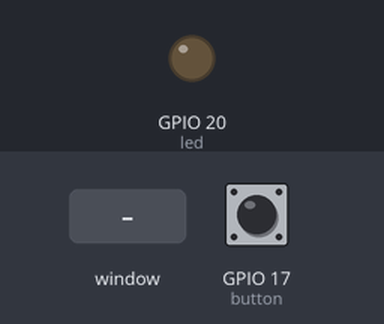
The program below on a simulated Raspberry Pi (BCM pin numbers). Shown: output pins drawn as LEDs (lit = HIGH). Inputs (shaded band) come from the test bench; at power-on: GPIO 17 (button) HIGH. The desktop window is not drawn, its controls go by their first labels and the mouse button is held 0.15 s; threads take turns every 2 ms.

Above: at 1.2 s.
1.3 s: control labelled "Get Morse" in the window clicked
2.8 s: GPIO 17 (button) pulled LOW for 0.15 s
At 2.87 s:
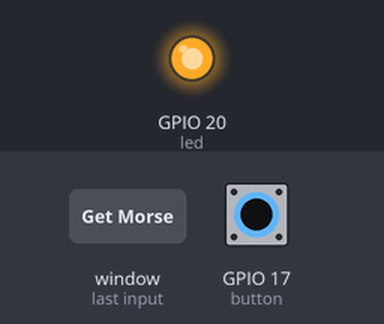
4.4 s: GPIO 17 (button) pulled LOW for 3.2 s
At 8.9 s:
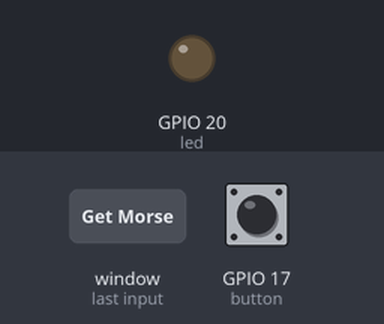
Timing chart, 0 to 10.4 s (numbered marks = the images above; inputs shaded):
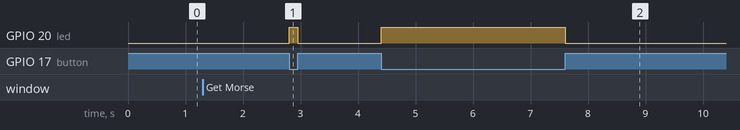

The program:

main.py
```python
# -*- coding: utf-8 -*-

# Form implementation generated from reading ui file 'untitled.ui'
#
# Created by: PyQt5 UI code generator 5.15.6
#
# WARNING: Any manual changes made to this file will be lost when pyuic5 is
# run again.  Do not edit this file unless you know what you are doing.


from PyQt5 import QtCore, QtGui, QtWidgets
from PyQt5.QtWidgets import QMessageBox, QMainWindow

class Ui_MainWindow(QMainWindow):
    def setupUi(self, MainWindow):
        MainWindow.setObjectName("MainWindow")
        MainWindow.resize(512, 462)
        self.centralwidget = QtWidgets.QWidget(MainWindow)
        self.centralwidget.setObjectName("centralwidget")
        self.bntGet = QtWidgets.QPushButton(self.centralwidget)
        self.bntGet.setGeometry(QtCore.QRect(10, 90, 111, 51))
        self.bntGet.setObjectName("bntGet")
        self.inputTextButton = QtWidgets.QLineEdit(self.centralwidget)
        self.inputTextButton.setGeometry(QtCore.QRect(130, 90, 361, 51))
        self.inputTextButton.setReadOnly(True)
        self.inputTextButton.setObjectName("inputTextButton")
        self.bntDe = QtWidgets.QPushButton(self.centralwidget)
        self.bntDe.setGeometry(QtCore.QRect(10, 270, 111, 51))
        self.bntDe.setObjectName("bntDe")
        self.textDecode = QtWidgets.QLineEdit(self.centralwidget)
        self.textDecode.setGeometry(QtCore.QRect(130, 270, 361, 51))
        self.textDecode.setObjectName("textDecode")
        self.bntEn = QtWidgets.QPushButton(self.centralwidget)
        self.bntEn.setGeometry(QtCore.QRect(10, 180, 111, 51))
        self.bntEn.setObjectName("bntEn")
        self.textEncode = QtWidgets.QLineEdit(self.centralwidget)
        self.textEncode.setGeometry(QtCore.QRect(130, 180, 361, 51))
        self.textEncode.setObjectName("textEncode")
        self.bntBlink = QtWidgets.QPushButton(self.centralwidget)
        self.bntBlink.setGeometry(QtCore.QRect(10, 360, 111, 51))
        self.bntBlink.setObjectName("bntBlink")
        self.textBlink = QtWidgets.QLineEdit(self.centralwidget)
        self.textBlink.setGeometry(QtCore.QRect(130, 360, 361, 51))
        self.textBlink.setObjectName("textBlink")
        self.textBrowser = QtWidgets.QTextBrowser(self.centralwidget)
        self.textBrowser.setGeometry(QtCore.QRect(110, 10, 311, 51))
        self.textBrowser.setObjectName("textBrowser")
        MainWindow.setCentralWidget(self.centralwidget)
        self.menubar = QtWidgets.QMenuBar(MainWindow)
        self.menubar.setGeometry(QtCore.QRect(0, 0, 512, 22))
        self.menubar.setObjectName("menubar")
        MainWindow.setMenuBar(self.menubar)
        self.statusbar = QtWidgets.QStatusBar(MainWindow)
        self.statusbar.setObjectName("statusbar")
        MainWindow.setStatusBar(self.statusbar)

        self.bntGet.clicked.connect(self.pushButton)
        self.bntEn.clicked.connect(self.encodeMorse)
        self.bntDe.clicked.connect(self.decodeMorse)
        self.bntBlink.clicked.connect(self.blink)

        self.retranslateUi(MainWindow)
        QtCore.QMetaObject.connectSlotsByName(MainWindow)

    def blink(self):
        '''blink led flow morse'''
        if self.validation_de(self.textBlink.text()):
            self.textEncode.setText(self.textBlink.text())
            self.decodeMorse()
            self.encodeMorse()
        elif self.validation_en(self.textBlink.text()):
            self.textDecode.setText(self.textBlink.text())
            self.encodeMorse()
        else:
            QMessageBox.about(self, "Error", "Data Error!")


    def validation_de(self, string):
        '''Check data is string '''
        from checkData import Check
        return Check().checkMorseTrue(string)

    def decodeMorse(self):
        '''decode data from encode, if encode null decode on getMorse from button'''
        import morse
        self.decode_ = 'Error data!'
        if self.textEncode.text():
            if self.validation_de(self.textEncode.text()):
                self.decode_ = morse.decrypt(self.textEncode.text())

        elif self.inputTextButton.text():
            if self.validation_de(self.inputTextButton.text()):
                self.decode_ = morse.decrypt(self.inputTextButton.text())
        self.textDecode.setText(self.decode_)
        if self.decode_ != 'Error data!':
            QMessageBox.about(self, "Done", "Done!")
        else:
            QMessageBox.about(self, "Error", "Error!")

    def validation_en(self, string):
        '''Check data is morse '''
        from checkData import Check
        return Check().checkStringTrue(string)

    def encodeMorse(self):
        '''encode data from decode '''
        import morse
        self.encode_ = 'Error data!'
        if self.validation_en(self.textDecode.text()):
            self.encode_ = morse.encrypt(self.textDecode.text())
        self.textEncode.setText(self.encode_)

        if self.encode_ != 'Error data!':
            QMessageBox.about(self, "Done", "Done!")
        else:
            QMessageBox.about(self, "Error", "Error!")

    def pushButton(self):
        ''' Get morse on push button'''
        QMessageBox.about(self, "Get Morse", "Begin listen button push!")
        from threading import Thread
        self.inputTextButton.setText('')
        self.morse = "Error! Don't get input on button."
        thread = Thread(name='daemon', target=self.get_push)
        thread.start()
        thread.join()
        self.inputTextButton.setText(self.morse)

        if self.morse != "Error! Don't get input on button.":
            QMessageBox.about(self, "Done", "Done!")
        else:
            QMessageBox.about(self, "Error", "Error!")

    def get_push(self):
        import pushButtonMorse as p
        self.morse = p.getMorse()

    def retranslateUi(self, MainWindow):
        _translate = QtCore.QCoreApplication.translate
        MainWindow.setWindowTitle(_translate("MainWindow", "MainWindow"))
        self.bntGet.setText(_translate("MainWindow", "Get Morse"))
        self.bntDe.setText(_translate("MainWindow", "Decode Morse"))
        self.bntEn.setText(_translate("MainWindow", "Encode Morse"))
        self.bntBlink.setText(_translate("MainWindow", "Blink LED"))
        self.textBrowser.setHtml(_translate("MainWindow", "<!DOCTYPE HTML PUBLIC \"-//W3C//DTD HTML 4.0//EN\" \"http://www.w3.org/TR/REC-html40/strict.dtd\">\n"
"<html><head><meta name=\"qrichtext\" content=\"1\" /><style type=\"text/css\">\n"
"p, li { white-space: pre-wrap; }\n"
"</style></head><body style=\" font-family:\'Ubuntu\'; font-size:11pt; font-weight:400; font-style:normal;\">\n"
"<p align=\"center\" style=\" margin-top:0px; margin-bottom:0px; margin-left:0px; margin-right:0px; -qt-block-indent:0; text-indent:0px;\"><span style=\" font-size:20pt; font-weight:600; color:#ce5c00;\">Morse</span></p></body></html>"))


if __name__ == "__main__":
    import sys
    app = QtWidgets.QApplication(sys.argv)
    MainWindow = QtWidgets.QMainWindow()
    ui = Ui_MainWindow()
    ui.setupUi(MainWindow)
    MainWindow.show()
    sys.exit(app.exec_())
```

pushButtonMorse.py
```python
import gpiozero  # We are using GPIO pins
import time

def getMorse():
	''' Get morse on button and blink led flow push button'''
	button = gpiozero.Button(17) # GPIO17 connects to button
	led = gpiozero.LED(20)

	morse = []
	while True:
		v = 0
		stop = 0
		while True:
			if button.is_pressed:
				v += 1
				if v == 1: led.on()
				continue
			else:
				stop += 1

			if stop > 15 and v > 0:
				led.off()
				break
		if v > 100000 :
			break
		elif v > 50000 :
			#print(' ', end='')
			morse.append(' ')
		elif v > 16000 :
			#print('-', end='')
			morse.append('-')
		elif v > 4000 :
			#print('.', end='')
			morse.append('.')

	return ''.join(morse)
```

Measured:
- after the input at 2.8 s, GPIO 20 (led): LOW → HIGH at once, → LOW 0.15 s later
- after the input at 4.4 s, GPIO 20 (led): LOW → HIGH at once, → LOW 3.2 s later
